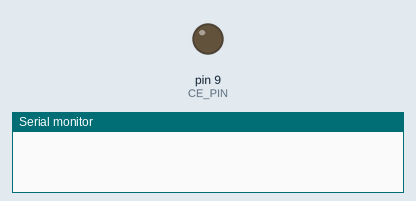
This sketch was run on a simulated Arduino Nano, built with avr-gcc and run on an emulated ATmega328P. On the bench: output pins drawn as LEDs (lit = HIGH), the last lines printed to the serial monitor. Pins used as bus, display or sensor lines are not drawn.

Above: at 0.1 s.
At 1.6 s:
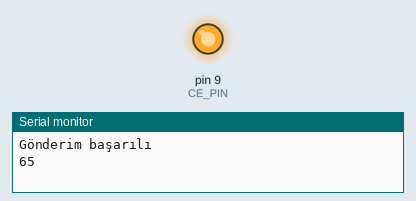
Timing chart, 0 to 3.1 s (numbered marks = the images above):
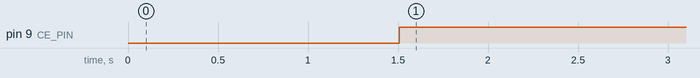

Measured:
- by itself, pin 9 (CE_PIN): LOW → HIGH at 1.5 s

The sketch:

nrf24Transmitter.ino
```cpp
#include <SPI.h>

#define NRF_CONFIG		0x00
#define NRF_EN_AA		0x01
#define NRF_EN_RXADDR	0x02
#define NRF_SETUP_AW	0x03
#define NRF_SETUP_RETR	0x04
#define NRF_RF_CH		0x05
#define NRF_RF_SETUP	0x06
#define NRF_STATUS		0x07
#define NRF_OBSERVE_TX	0x08
#define NRF_CD			0x09
#define NRF_RX_ADDR_P0	0x0A
#define NRF_RX_ADDR_P1	0x0B
#define NRF_RX_ADDR_P2	0x0C
#define NRF_RX_ADDR_P3	0x0D
#define NRF_RX_ADDR_P4	0x0E
#define NRF_RX_ADDR_P5	0x0F
#define NRF_TX_ADDR		0x10
#define NRF_RX_PW_P0	0x11
#define NRF_RX_PW_P1	0x12
#define NRF_RX_PW_P2	0x13
#define NRF_RX_PW_P3	0x14
#define NRF_RX_PW_P4	0x15
#define NRF_RX_PW_P5	0x16
#define NRF_FIFO_STATUS	0x17
#define NRF_DYNPD		0x1C
#define NRF_FEATURE		0x1D

/* Commands */
#define NRF_CMD_R_REGISTER			0x00
#define NRF_CMD_W_REGISTER			0x20
#define NRF_CMD_R_RX_PAYLOAD		0x61
#define NRF_CMD_W_TX_PAYLOAD		0xA0
#define NRF_CMD_FLUSH_TX			0xE1
#define NRF_CMD_FLUSH_RX			0xE2
#define NRF_CMD_REUSE_TX_PL			0xE3
#define NRF_CMD_ACTIVATE			0x50
#define NRF_CMD_R_RX_PL_WID			0x60
#define NRF_CMD_W_ACK_PAYLOAD		0xA8
#define NRF_CMD_W_TX_PAYLOAD_NOACK	0xB0
#define NRF_CMD_NOP					0xFF

#define CE_PIN 9
#define CSN_PIN 10
#define BUTTON 12


void CSEnable(){
  digitalWrite(CSN_PIN,LOW);
}

void CSDisable(){
  digitalWrite(CSN_PIN,HIGH);
}

void CESelect(){
  digitalWrite(CE_PIN,LOW);
}

void CEUnselect(){
  digitalWrite(CE_PIN,HIGH);
}

void nrf24WriteReg(uint8_t reg,uint8_t data){
  uint8_t buf[2];
  buf[0] = reg|NRF_CMD_W_REGISTER;
  buf[1] = data;
  CSEnable();
  SPI.transfer(buf,2);
  CSDisable();
}

void nrf24WriteRegMulti(uint8_t reg,uint8_t *data,uint8_t size){
  uint8_t buf[1];
  buf[0] = reg|NRF_CMD_W_REGISTER;
  CSEnable();
  SPI.transfer(buf,1);
  SPI.transfer(data,size);
  CSDisable();
}

uint8_t nrf24ReadReg(uint8_t reg){
  uint8_t data = 0;
  uint8_t buf[1];
  buf[0] = reg|NRF_CMD_R_REGISTER;
  CSEnable();
  SPI.transfer(buf,1); //write
  data = SPI.transfer(0x00);//reading
  CSDisable();
  return data;
}

void nrf24ReadRegMulti(uint8_t reg,uint8_t *data, uint8_t size){
  uint8_t buf[1];
  buf[0] = reg|NRF_CMD_R_REGISTER;
  CSEnable();
  SPI.transfer(buf,1);
  for(int i = 0;i<size;i++){
    data[i] = SPI.transfer(0x00);
  }
  CSDisable();
}

void nrf24flushrxfifo(){
  CSEnable();
  SPI.transfer(NRF_CMD_FLUSH_RX);
  CSDisable();
}

void nrf24flushtxfifo(){
  CSEnable();
  SPI.transfer(NRF_CMD_FLUSH_TX);
  CSDisable();
}

void nrf24Reset(){
  CSDisable();
  CEUnselect();
  nrf24WriteReg(NRF_CONFIG,0x08);
  nrf24WriteReg(NRF_EN_AA,0x3F);
  nrf24WriteReg(NRF_EN_RXADDR,0x03);
  nrf24WriteReg(NRF_SETUP_AW,0x03);
  nrf24WriteReg(NRF_SETUP_RETR,0x03);
  nrf24WriteReg(NRF_RF_CH,0x02);
  nrf24WriteReg(NRF_RF_SETUP,0x07);
  nrf24WriteReg(NRF_STATUS,0x7E);
  nrf24WriteReg(NRF_RX_PW_P0,0x00);
	nrf24WriteReg(NRF_RX_PW_P1,0x00);
	nrf24WriteReg(NRF_RX_PW_P2,0x00);
	nrf24WriteReg(NRF_RX_PW_P3,0x00);
	nrf24WriteReg(NRF_RX_PW_P4,0x00);
	nrf24WriteReg(NRF_RX_PW_P5,0x00);
	nrf24WriteReg(NRF_FIFO_STATUS,0x11);
	nrf24WriteReg(NRF_DYNPD,0x00);
	nrf24WriteReg(NRF_FEATURE,0x00);
  nrf24flushrxfifo();
  nrf24flushrxfifo();
}

void TXInit(uint8_t *Address,uint8_t channel){
	nrf24Reset();
  delay(2);
  nrf24WriteReg(NRF_CONFIG, 0x08);  // Power down
  nrf24WriteReg(NRF_EN_AA,0x00);
 	nrf24WriteReg(NRF_SETUP_AW,0x03);
  nrf24WriteReg(NRF_SETUP_RETR, 0x00);
  nrf24WriteReg(NRF_RF_CH,channel);
  nrf24WriteReg(NRF_RF_SETUP, 0x06);
  nrf24WriteRegMulti(NRF_TX_ADDR, Address, 5);
	nrf24WriteRegMulti(NRF_RX_ADDR_P1,Address,5);
	nrf24WriteReg(NRF_RX_PW_P1,32);
	nrf24WriteReg(NRF_EN_RXADDR,0x02);
  nrf24WriteReg(NRF_STATUS, 0x70);
  nrf24flushtxfifo();

  nrf24WriteReg(NRF_CONFIG, 0x0A);  // PWR_UP=1, PRIM_RX=0
  delay(5);  // Power up delay
	CESelect();
  CSDisable();
}

uint8_t NRF24Transmit(uint8_t *data,uint8_t len)
{
  nrf24WriteReg(NRF_STATUS, 0x70);

  CSEnable();

  SPI.transfer(NRF_CMD_W_TX_PAYLOAD);
  for(int i = 0;i<32;i++){
    SPI.transfer(data[i]);
  }
  CSDisable();

  CESelect();    // CE HIGH
  delayMicroseconds(10);  // Min 10us pulse
  CEUnselect();

  uint8_t status;
  uint32_t timeout = millis() + 100;  // 100ms timeout

  nrf24WriteReg(NRF_STATUS, (1<<4));

  return 1;
}

const byte address[5] = {0xE7,0xE7,0xE7,0xE7,0xE7};
const uint8_t channel = 10;


void setup() {
  Serial.begin(115200);
  pinMode(12,INPUT);
  pinMode(CE_PIN, OUTPUT);
  pinMode(CSN_PIN, OUTPUT);
  SPI.begin();
  SPI.beginTransaction(SPISettings(5000000, MSBFIRST, SPI_MODE0));
  TXInit(address,channel);
  delay(1500);

}

void loop() {
  uint8_t payload[32];
  memset(payload, 0, 32);
  payload[0] = 'A';
  payload[1] = 'B';
  payload[2] = 'C';

  if(NRF24Transmit(payload,32) == 1){
    Serial.println("Gönderim başarılı");
    Serial.println(payload[0]);
  }
  else{
    Serial.println("Başarısız");
  }
  delay(500);
}
```
